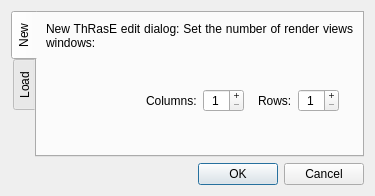
<?xml version="1.0" encoding="UTF-8"?>
<ui version="4.0">
 <class>Dialog</class>
 <widget class="QDialog" name="Dialog">
  <property name="windowTitle">
   <string>ThRasE - Init dialog</string>
  </property>
  <layout class="QVBoxLayout" name="verticalLayout">
   <item>
    <widget class="QTabWidget" name="tabWidget">
     <property name="tabPosition">
      <enum>QTabWidget::West</enum>
     </property>
     <property name="currentIndex">
      <number>0</number>
     </property>
     <property name="usesScrollButtons">
      <bool>false</bool>
     </property>
     <widget class="QWidget" name="new">
      <attribute name="title">
       <string>New</string>
      </attribute>
      <layout class="QVBoxLayout" name="verticalLayout_2">
       <item>
        <widget class="QLabel" name="label_30">
         <property name="text">
          <string>New ThRasE edit dialog: Set the number of render views windows:</string>
         </property>
         <property name="alignment">
          <set>Qt::AlignJustify|Qt::AlignVCenter</set>
         </property>
         <property name="wordWrap">
          <bool>true</bool>
         </property>
        </widget>
       </item>
       <item>
        <spacer name="verticalSpacer_2">
         <property name="orientation">
          <enum>Qt::Vertical</enum>
         </property>
         <property name="sizeHint" stdset="0">
          <size>
           <width>20</width>
           <height>4</height>
          </size>
         </property>
        </spacer>
       </item>
       <item>
        <widget class="QWidget" name="QGBox_GridSettings" native="true">
         <layout class="QHBoxLayout" name="horizontalLayout_8">
          <item>
           <spacer name="horizontalSpacer_3">
            <property name="orientation">
             <enum>Qt::Horizontal</enum>
            </property>
            <property name="sizeHint" stdset="0">
             <size>
              <width>4</width>
              <height>20</height>
             </size>
            </property>
           </spacer>
          </item>
          <item>
           <spacer name="horizontalSpacer_13">
            <property name="orientation">
             <enum>Qt::Horizontal</enum>
            </property>
            <property name="sizeType">
             <enum>QSizePolicy::Fixed</enum>
            </property>
            <property name="sizeHint" stdset="0">
             <size>
              <width>8</width>
              <height>20</height>
             </size>
            </property>
           </spacer>
          </item>
          <item>
           <widget class="QLabel" name="label">
            <property name="sizePolicy">
             <sizepolicy hsizetype="Fixed" vsizetype="Fixed">
              <horstretch>0</horstretch>
              <verstretch>0</verstretch>
             </sizepolicy>
            </property>
            <property name="minimumSize">
             <size>
              <width>64</width>
              <height>64</height>
             </size>
            </property>
            <property name="text">
             <string/>
            </property>
            <property name="pixmap">
             <pixmap>:/plugins/thrase/icons/render_view_config.svg</pixmap>
            </property>
            <property name="alignment">
             <set>Qt::AlignCenter</set>
            </property>
           </widget>
          </item>
          <item>
           <spacer name="horizontalSpacer">
            <property name="orientation">
             <enum>Qt::Horizontal</enum>
            </property>
            <property name="sizeType">
             <enum>QSizePolicy::Fixed</enum>
            </property>
            <property name="sizeHint" stdset="0">
             <size>
              <width>8</width>
              <height>20</height>
             </size>
            </property>
           </spacer>
          </item>
          <item>
           <widget class="QLabel" name="label_29">
            <property name="text">
             <string>Columns:</string>
            </property>
           </widget>
          </item>
          <item>
           <widget class="QSpinBox" name="grid_columns">
            <property name="alignment">
             <set>Qt::AlignCenter</set>
            </property>
            <property name="buttonSymbols">
             <enum>QAbstractSpinBox::PlusMinus</enum>
            </property>
            <property name="minimum">
             <number>1</number>
            </property>
            <property name="maximum">
             <number>12</number>
            </property>
            <property name="value">
             <number>1</number>
            </property>
           </widget>
          </item>
          <item>
           <spacer name="horizontalSpacer_4">
            <property name="orientation">
             <enum>Qt::Horizontal</enum>
            </property>
            <property name="sizeType">
             <enum>QSizePolicy::Fixed</enum>
            </property>
            <property name="sizeHint" stdset="0">
             <size>
              <width>8</width>
              <height>20</height>
             </size>
            </property>
           </spacer>
          </item>
          <item>
           <widget class="QLabel" name="label_28">
            <property name="text">
             <string>Rows:</string>
            </property>
           </widget>
          </item>
          <item>
           <widget class="QSpinBox" name="grid_rows">
            <property name="alignment">
             <set>Qt::AlignCenter</set>
            </property>
            <property name="buttonSymbols">
             <enum>QAbstractSpinBox::PlusMinus</enum>
            </property>
            <property name="minimum">
             <number>1</number>
            </property>
            <property name="maximum">
             <number>12</number>
            </property>
            <property name="value">
             <number>1</number>
            </property>
           </widget>
          </item>
          <item>
           <spacer name="horizontalSpacer_5">
            <property name="orientation">
             <enum>Qt::Horizontal</enum>
            </property>
            <property name="sizeHint" stdset="0">
             <size>
              <width>4</width>
              <height>20</height>
             </size>
            </property>
           </spacer>
          </item>
         </layout>
        </widget>
       </item>
       <item>
        <spacer name="verticalSpacer">
         <property name="orientation">
          <enum>Qt::Vertical</enum>
         </property>
         <property name="sizeHint" stdset="0">
          <size>
           <width>20</width>
           <height>4</height>
          </size>
         </property>
        </spacer>
       </item>
      </layout>
     </widget>
     <widget class="QWidget" name="load">
      <attribute name="title">
       <string>Load</string>
      </attribute>
      <layout class="QVBoxLayout" name="verticalLayout_3">
       <item>
        <widget class="QLabel" name="label_31">
         <property name="text">
          <string>Select the configuration ThRasE file (.yml) to load all saved settings:</string>
         </property>
         <property name="alignment">
          <set>Qt::AlignJustify|Qt::AlignVCenter</set>
         </property>
         <property name="wordWrap">
          <bool>true</bool>
         </property>
        </widget>
       </item>
       <item>
        <spacer name="verticalSpacer_3">
         <property name="orientation">
          <enum>Qt::Vertical</enum>
         </property>
         <property name="sizeHint" stdset="0">
          <size>
           <width>20</width>
           <height>4</height>
          </size>
         </property>
        </spacer>
       </item>
       <item>
        <widget class="QgsFileWidget" name="QgsFile_LoadConfigFile">
         <property name="dialogTitle">
          <string>Select the configuration ThRasE file</string>
         </property>
         <property name="filter">
          <string>Yaml (*.yaml *.yml);;All files (*.*)</string>
         </property>
        </widget>
       </item>
       <item>
        <spacer name="verticalSpacer_4">
         <property name="orientation">
          <enum>Qt::Vertical</enum>
         </property>
         <property name="sizeHint" stdset="0">
          <size>
           <width>20</width>
           <height>4</height>
          </size>
         </property>
        </spacer>
       </item>
      </layout>
     </widget>
    </widget>
   </item>
   <item>
    <widget class="QDialogButtonBox" name="buttonBox">
     <property name="orientation">
      <enum>Qt::Horizontal</enum>
     </property>
     <property name="standardButtons">
      <set>QDialogButtonBox::Cancel|QDialogButtonBox::Ok</set>
     </property>
    </widget>
   </item>
  </layout>
 </widget>
 <customwidgets>
  <customwidget>
   <class>QgsFileWidget</class>
   <extends>QWidget</extends>
   <header>qgsfilewidget.h</header>
  </customwidget>
 </customwidgets>
 <resources/>
 <connections>
  <connection>
   <sender>buttonBox</sender>
   <signal>accepted()</signal>
   <receiver>Dialog</receiver>
   <slot>accept()</slot>
   <hints>
    <hint type="sourcelabel">
     <x>254</x>
     <y>230</y>
    </hint>
    <hint type="destinationlabel">
     <x>157</x>
     <y>274</y>
    </hint>
   </hints>
  </connection>
  <connection>
   <sender>buttonBox</sender>
   <signal>rejected()</signal>
   <receiver>Dialog</receiver>
   <slot>reject()</slot>
   <hints>
    <hint type="sourcelabel">
     <x>322</x>
     <y>230</y>
    </hint>
    <hint type="destinationlabel">
     <x>286</x>
     <y>274</y>
    </hint>
   </hints>
  </connection>
 </connections>
</ui>
